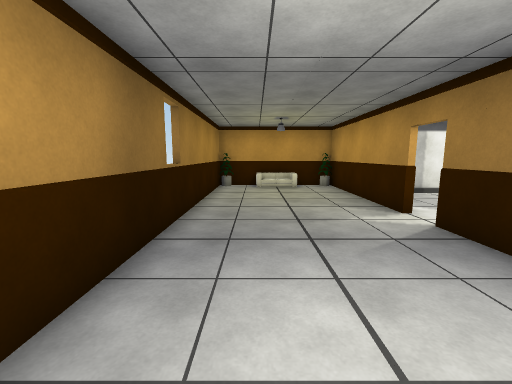
View 1 (above)

19 first-person views from a walk through a Unity game level. The camera is 1.5 m above the floor, tilts 8° down and sees 90° across. The floor is counted in squares, 1 m on a side. Each view is taken from the middle of a square. On the plan, view 1 faces up. The plan holds only what a view shows up to about 13 squares ahead; the rest is blank. The place goes on beyond the plan. The player character is not drawn. Surface patterns are stand-ins for the level's own textures.

View 2
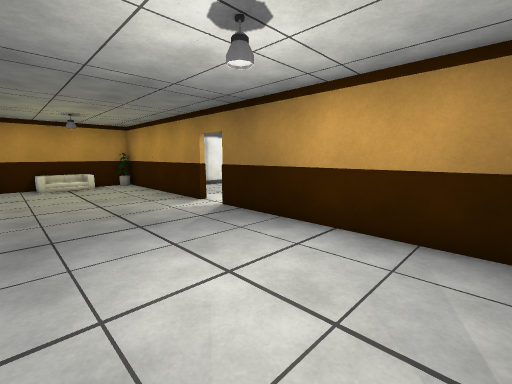

View 3
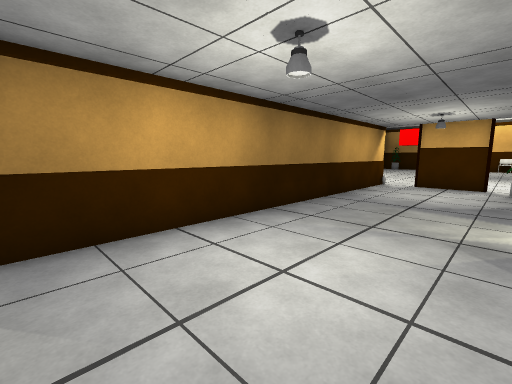

View 4
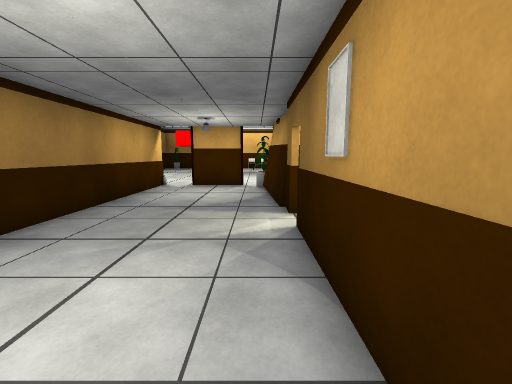

View 5
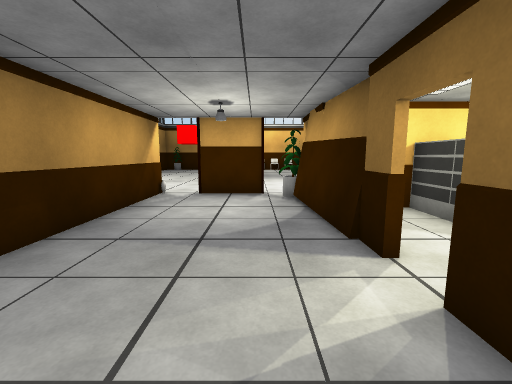

View 6
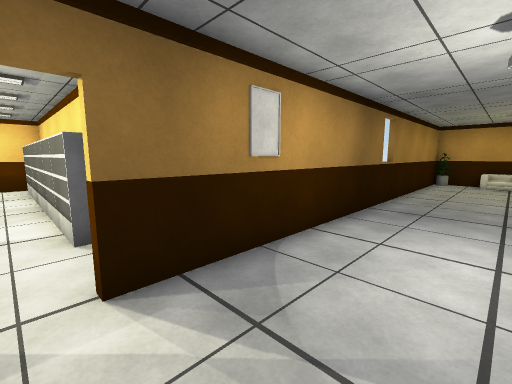

View 7
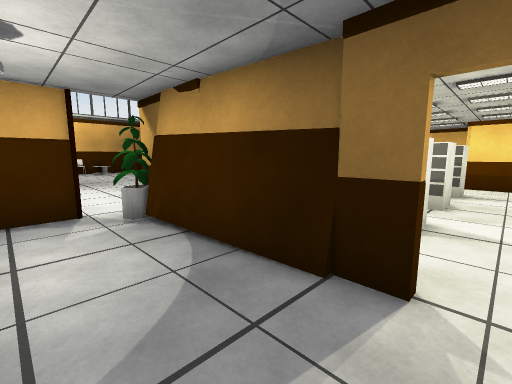

View 8
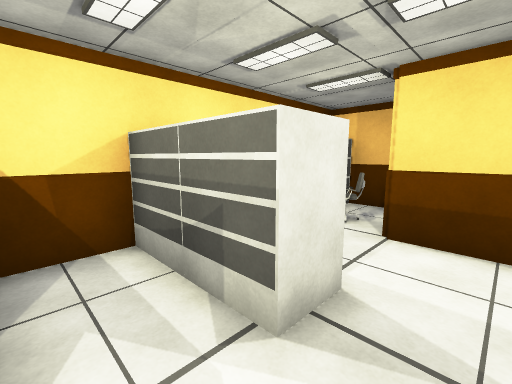

View 9
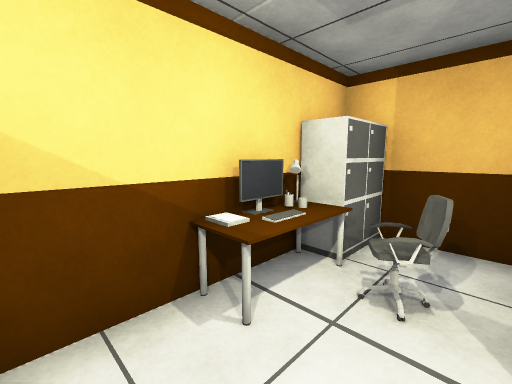

View 10
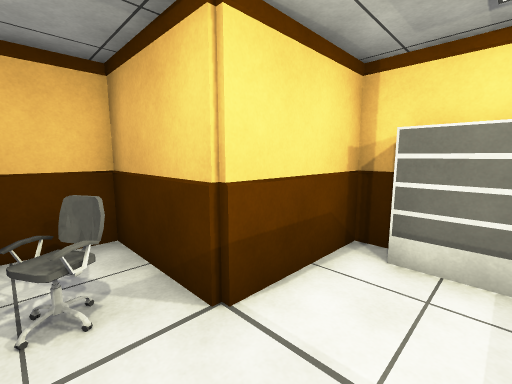

View 11
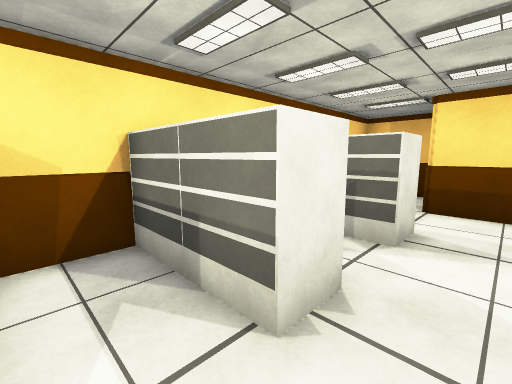

View 12
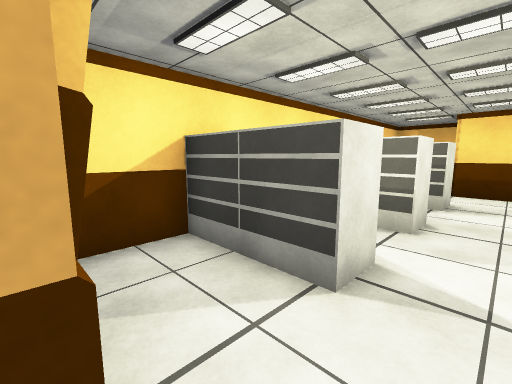

View 13
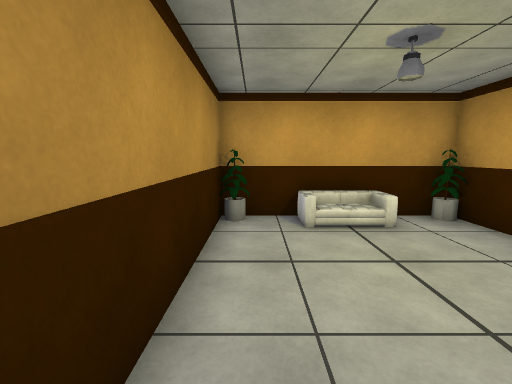

View 14
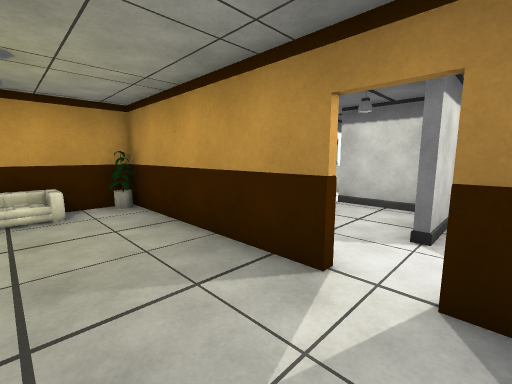

View 15
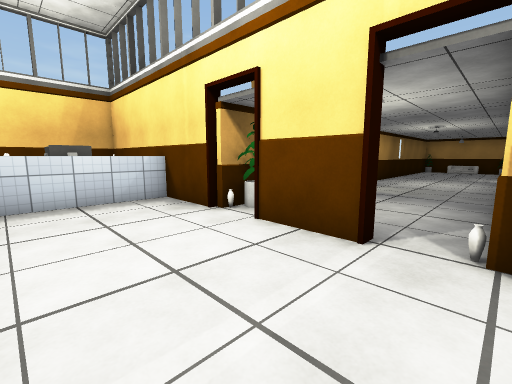

View 16
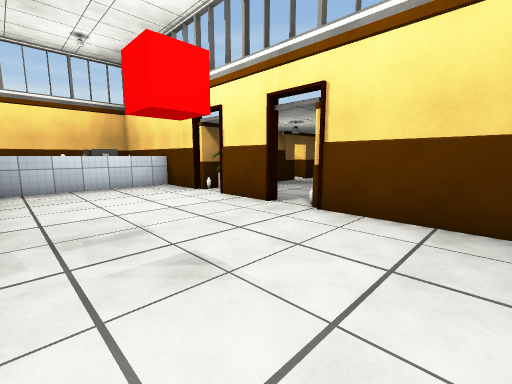

View 17
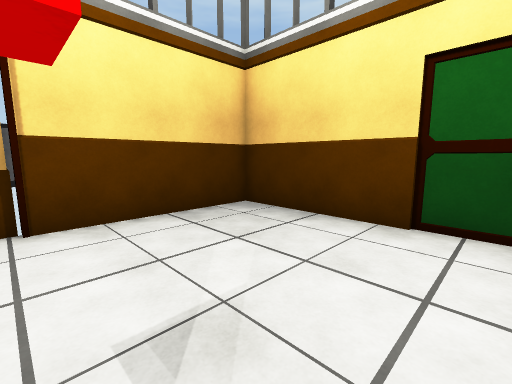

View 18
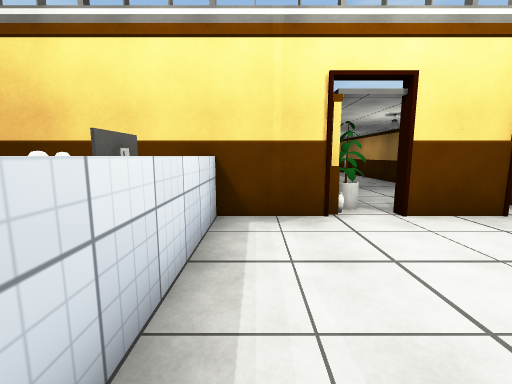

View 19
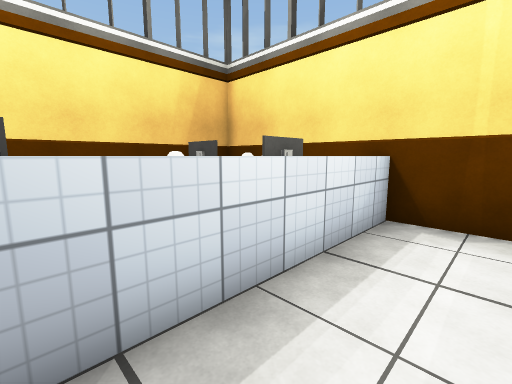

### Floor plan
Points are (right, up) in squares from view 1. A wall is a line through its corners. A room is listed if a view was taken in it or the views show most of it. See-through windows are left out.
Room 1 (views 1, 2, 3, 4, 5, 6, 7, 12, 13, 14)
walls: (-1.9, -0.4) (-1.9, -2.4); (3.9, 6.5) (3.9, 13.4) (-1.9, 13.4) (-1.9, 0.4); (-1.9, -3.5) (-1.9, -9.5); (3.9, -9.5) (3.9, 5.4); (-0.3, -10.3) (2.3, -10.3)
low walls: (-1.8, -4.5) (-1.4, -9)
ways out: opening at (-2, -3) to room 2; opening at (3, -10) to room 3; opening at (4, 6)
objects: other object (-1, -10) to (-1, -9); other object (-1, 13); sofa (0, 12); sofa (2, 12) to (2, 13); other object (3, 13)
Room 2 (views 8, 9, 10, 11)
walls: (-13.2, -1.6) (-13.9, -1.6) (-13.9, -4.6) (-16.9, -4.6) (-16.9, -6.7); (-13.9, -7.4) (-2.6, -7.4)
ways out: opening at (-2, -3) to room 1
objects: cabinet (-16, -7); other object (-15, -7); chair (-15, -6) to (-14, -5); keyboard (-14, -7); other object (-13, -7); shelf (-13, -2) to (-12, -2); shelf (-11, -7) to (-11, -6); shelf (-11, -5) to (-11, -4); shelf (-11, -2); shelf (-10, -2) to (-9, -2); shelf (-8, -7) to (-8, -6); shelf (-8, -5) to (-8, -4); shelf (-8, -2); shelf (-7, -2) to (-6, -2); shelf (-5, -7) to (-5, -6); shelf (-5, -5) to (-5, -4); shelf (-5, -2) to (-4, -2)
Room 3 (views 15, 16, 17, 18, 19)
walls: (-2.1, -10.7) (-10.8, -10.7) (-10.8, -16.9); (2.4, -10.7) (-0.3, -10.7) (-0.3, -10.3); (-1.9, -9.5) (-1.9, -10.5); (-5, -10.6) (-5, -17.1); (9.8, -17.1) (9.8, -10.7) (3.9, -10.7) (3.9, -9.5)
ways out: opening at (3, -10) to room 1
objects: other object (-9, -12) to (-8, -12); other object (-8, -14); other object (-7, -17) to (-6, -17); other object (-7, -15); other object (-7, -13) to (-7, -12); other object (-6, -14) to (-6, -13)

Positions as (right, up) in squares from view 1, and headings:
1: (0, 0), facing up
2: (-1, -1), facing up-right
3: (-1, 4), facing down-right
4: (-1, 3), facing down
5: (0, 0), facing down
6: (1, -3), facing up-left
7: (1, -3), facing down-left
8: (-9, -3), facing down-left
9: (-12, -5), facing down-left
10: (-12, -6), facing up-left
11: (-6, -3), facing down-left
12: (-2, -3), facing down-left
13: (-1, 7), facing up
14: (1, 5), facing up-right
15: (4, -15), facing up-left
16: (8, -17), facing up-left
17: (4, -17), facing up-right
18: (-4, -17), facing up
19: (-3, -17), facing up-left
